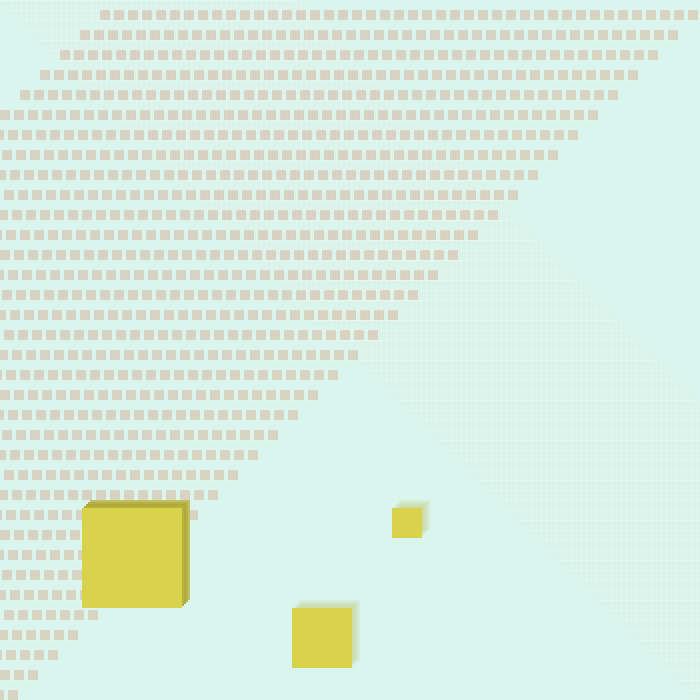
Frame 1 (no input)
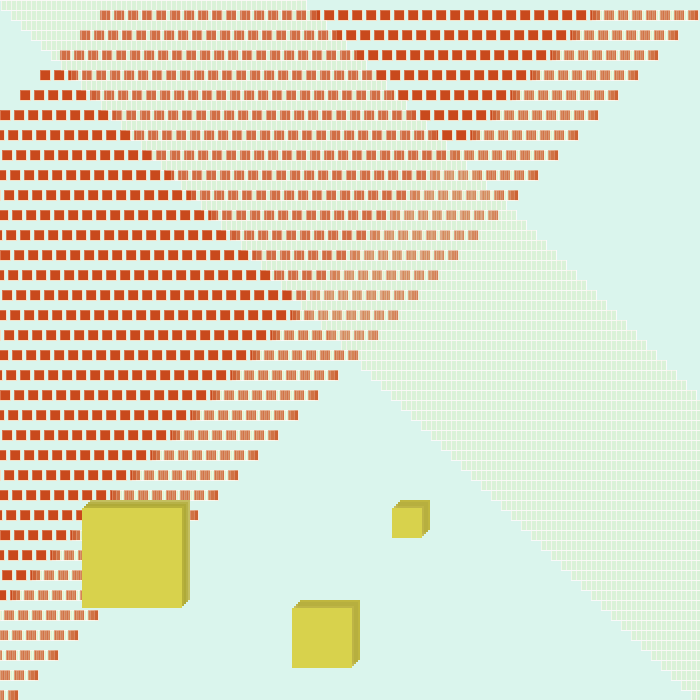
Frame 60 (the mouse pressed at the canvas centre just before this capture)
Frame 120 (the mouse held since frame 60 and released just before this capture): identical to frame 60, image omitted

The Processing sketch that drew these frames (run headless with seeded random() and noise(); from frame 60 on, the mouse is pressed at the canvas centre):

// Processing sketch: processing_159906
// ── processing_159906.pde

void setup() {
  size(700,700);
  background(#DAF5ED);
  smooth();
  
}
void draw(){
  int w=width;
  int h=height;
  int middlex=width/2;
  int middley=height/2;
  int rectwidth = 10;
  int rectheight = 10;
  int middlerectx = middlex-(rectwidth/2);
  int middlerecty = middley-(rectheight/2);
 
  fill(#F2E4C9,10);
  stroke(255,255,255,20);
  for(int y=1; y<300; y+=5)
  {
    for(int x=1; x<100; x++)
    {  
      rect(w-(rectwidth*x)+y, h-(rectheight*x), rectwidth, rectheight);
    }
  }
 
 //squares
  fill(#D9FFC4,10);
  stroke(255,255,255,20);
 for(int y=1; y<50; y+=2)
  {
    
    for(int x=1; x<100; x+=2)
    {  
      rect(w-(rectwidth*x)-2*y, 0+(rectheight*x), rectwidth, rectheight);
     }
  }
  //squares
  for(int y=2; y<1; y+=3)
  {
    
    for(int x=2; x<4; x+=5)
    {  
      rect(w+(rectwidth*x*2)-2*y, y+(rectheight*x*4), rectwidth, rectheight);
     }
  }
  //
  fill(#C6451A,50);
  stroke(#FFD3C4,20);
  for(int y=1; y<300; y+=7)
  {
    
    for(int x=1; x<100; x+=2)
    {  
      rect(w-(rectwidth*x)-2*y, 0+(rectheight*x), rectwidth, rectheight);
     }
  }
  noStroke();
  fill(#C4BF5F,30);
  rect(394,506,30,30);
  fill(#B7B248,30);
  rect(396,504,30,30);
  fill(#AFAA39,30);
  rect(398,502,30,30);
  fill(#B7B13B,30);
  rect(400,500,30,30);
  fill(#D8D24C);
  rect(392,508,30,30);
  
  fill(#C4BF5F,30);
  rect(294,606,60,60);
  fill(#B7B248,30);
  rect(296,604,60,60);
  fill(#AFAA39,30);
  rect(298,602,60,60);
  fill(#B7B13B,30);
  rect(300,600,60,60);
  fill(#D8D24C);
  rect(292,608,60,60);

  fill(#C4BF5F);
  rect(90,500,100,100);
  fill(#B7B248);
  rect(88,502,100,100);
  fill(#AFAA39);
  rect(86,504,100,100);
  fill(#B7B13B);
  rect(84,506,100,100);
  fill(#D8D24C);
  rect(82,508,100,100);
}
